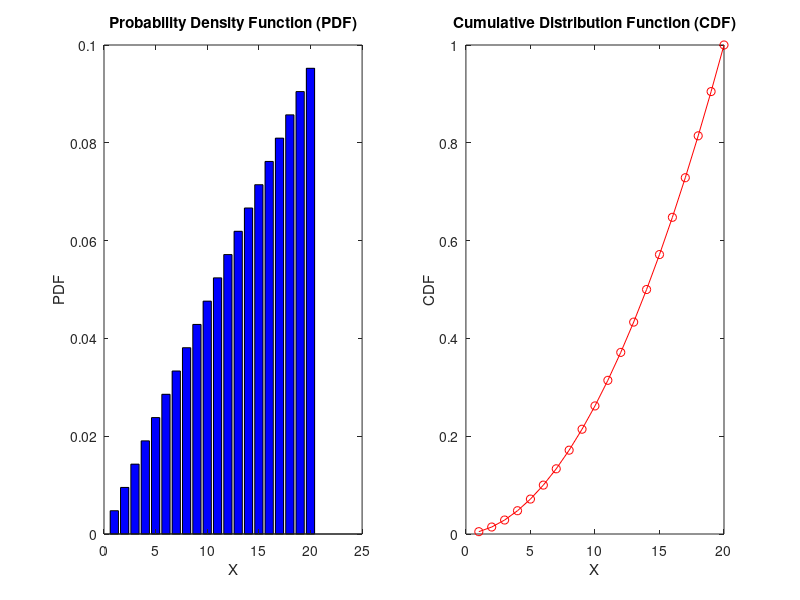

This figure's MATLAB source:
% Define the PDF function
pdf = @(x) x / 210;

% Create an array of the first 20 real numbers from 1 to 20
x_values = 1:20;

% Calculate the PDF and CDF values for each number DISCRETE IS CUMSUM?
pdf_values = pdf(x_values);
cdf_values = cumsum(pdf_values);

% Plot PDF and CDF
figure;
subplot(1, 2, 1);
bar(x_values, pdf_values, 'b');
xlabel('X');
ylabel('PDF');
title('Probability Density Function (PDF)');

subplot(1, 2, 2);
plot(x_values, cdf_values, 'ro-');
xlabel('X');
ylabel('CDF');
title('Cumulative Distribution Function (CDF)');

% Finding P(X > 17)
cdf_17th = cdf_values(17);  % MATLAB uses 1-based indexing
prob = 1 - cdf_17th;

fprintf('P(X > 17) is %.4f\n', prob);



